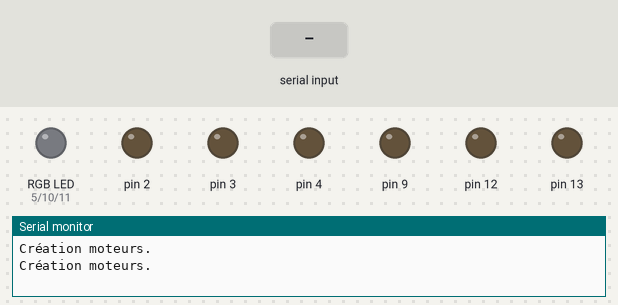
Bench run of a program on a simulated Arduino Uno, built with avr-gcc and run on an emulated ATmega328P. On the bench: an RGB LED mixed from three pins (HIGH = lit), output pins drawn as LEDs (lit = HIGH), the last lines printed to the serial monitor. The inputs (shaded band) are chosen by the test bench.

Above: at 1.2 s.
1.3 s: "f" received over the second serial link
At 2.0 s:
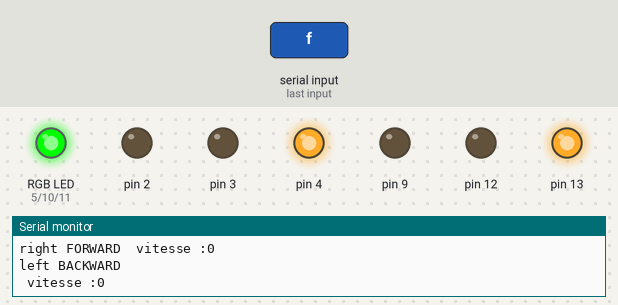
2.8 s: "b" received over the second serial link
At 3.3 s:
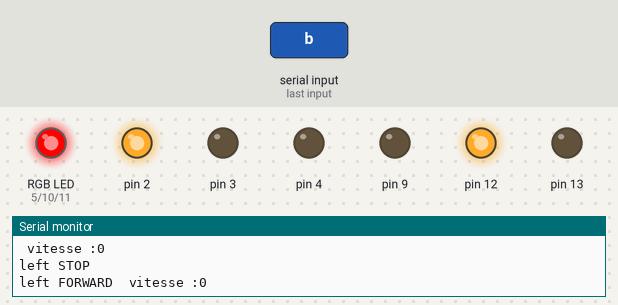
4.5 s: "r" received over the second serial link
At 5.8 s:
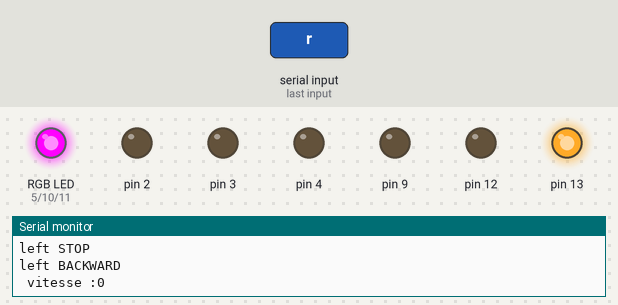
6.2 s: "l" received over the second serial link
At 7.0 s:
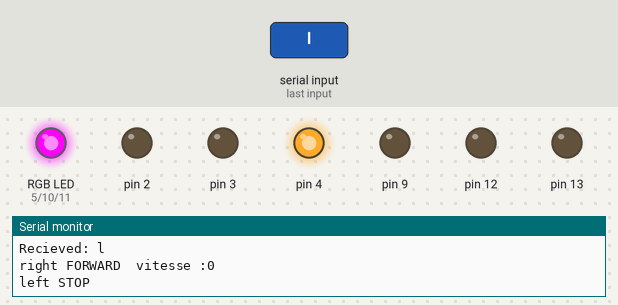
7.7 s: "1" received over the second serial link
At 8.1 s:
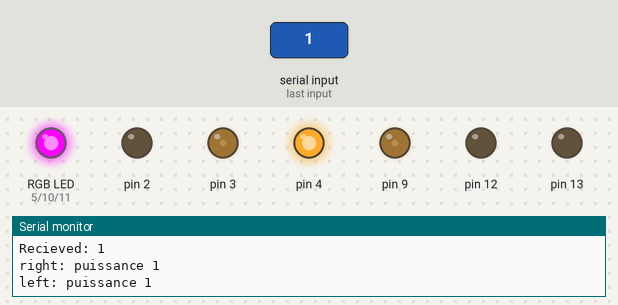
9.2 s: "s" received over the second serial link
At 10.4 s:
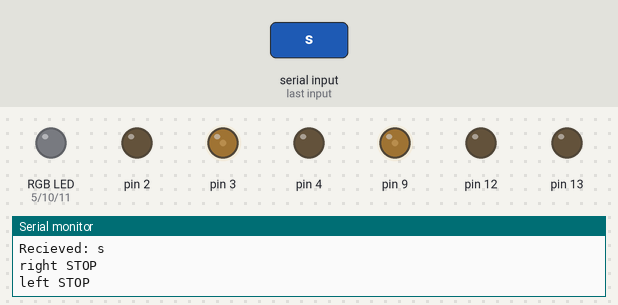
Timing chart, 0 to 11.7 s (numbered marks = the images above; inputs shaded):
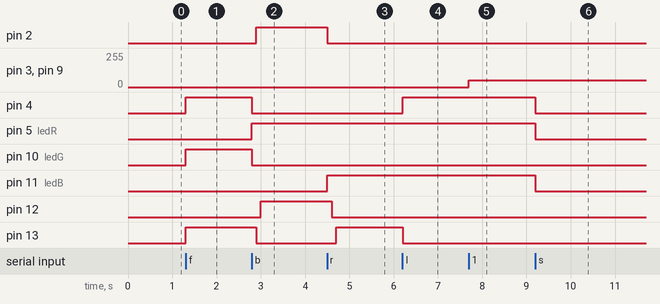

The program:

main.cpp
```cpp
#include <Arduino.h>
#include <SoftwareSerial.h>
#include "motors.h"

//déclaration des pins pour le module bluetooth
const byte rxPin = 7;
const byte txPin = 6;
SoftwareSerial BTSerial = SoftwareSerial (rxPin, txPin);
char status;

//déclaration des pins pour les leds RGB
const int ledR = 5;
const int ledG = 10;
const int ledB = 11;

//déclaration des pins pour les moteurs
int go_right_wheel = 4;
int back_right_wheel = 2;
int go_left_wheel = 12;
int back_left_wheel = 13;
int enA = 3;
int enB = 9;
Motors rightMotor = Motors();
Motors leftMotor = Motors();

void setup() //fonction de configuration principale
{
  Serial.begin(115200);

  pinMode(rxPin, INPUT);
  pinMode(txPin, OUTPUT);
  BTSerial.begin(9600);

  pinMode(ledR, OUTPUT);
  pinMode(ledG, OUTPUT);
  pinMode(ledB, OUTPUT);

  rightMotor = Motors(go_right_wheel, back_right_wheel, enA, "right");
  leftMotor = Motors(go_left_wheel, back_left_wheel, enB, "left");
}

void loop() //fonction principale
{
    if (BTSerial.available() > 0) {
      status = BTSerial.read();
      Serial.print("Recieved: ");
      Serial.println(status);
      switch (status) {
        case 'f': //avancer
          analogWrite(ledR, 0);
          analogWrite(ledG, 255);
          analogWrite(ledB, 0);
          rightMotor.horaire();
          leftMotor.anti_horaire();
          break;
        case 'b': //reculer
          analogWrite(ledR, 255);
          analogWrite(ledG, 0);
          analogWrite(ledB, 0);
          rightMotor.anti_horaire();
          leftMotor.horaire();
          break;
        case 'r': //tourner à droite
          analogWrite(ledR, 255);
          analogWrite(ledG, 0);
          analogWrite(ledB, 255);
          rightMotor.stop();
          leftMotor.anti_horaire();
          break;
        case 'l': //tourner à gauche
          analogWrite(ledR, 255);
          analogWrite(ledG, 0);
          analogWrite(ledB, 255);
          rightMotor.horaire();
          leftMotor.stop();
          break;
        case 's': //arrêter le robot
          analogWrite(ledR, 0);
          analogWrite(ledG, 0);
          analogWrite(ledB, 0);
          rightMotor.stop();
          leftMotor.stop();
          break;
        case '1': //accélérer
          rightMotor.accelerate();
          leftMotor.accelerate();
          break;
        case '2': //décélérer
          rightMotor.decelerate();
          leftMotor.decelerate();
          break;
      }
    }
}

//faire attention aux sens de rotation des moteurs, 
```

motors.h
```cpp
/*
** EPITECH PROJECT, 2024
** .h
** File description:
** for robocop project
*/

#ifndef MOTORS_H_
    #define MOTORS_H_

enum EDirection {
    FORWARD,
    BACKWARD,
    STOP
};

class Motors {
    private:
        int sens_horaire = 0; //pin number gpio port entrée sortie
        int sens_anti_horaire = 0;
        int enable = 0;
        EDirection direction;
        int vitesse = 0;
        const char *motors;
        void SetSpeed();
    public:
        void accelerate();
        void decelerate();
        void horaire();
        void anti_horaire();
        void stop();
        Motors(); // je triche
        Motors(int horaire, int anti_horaire, int enable, const char *motors);
};

#endif /* !MOTORS_H_ */
```

motors.cpp
```cpp
#include <Arduino.h>
#include "motors.h"

Motors:: Motors() {} //constructeur vide pour dévier la société

//constructeur de la classe Motors, c'est super pratique d'ailleurs
Motors::Motors(int horaire, int anti_horaire, int enable, const char *motors) {
    Serial.println("Création moteurs.");
    pinMode(horaire, OUTPUT);
    pinMode(anti_horaire, OUTPUT);
    pinMode(enable, OUTPUT);
    this->motors = motors;
    this->enable = enable; // récupération des valeurs des pins enA et enB
    sens_horaire = horaire;
    sens_anti_horaire = anti_horaire;
    direction = STOP;
    //this->stop(); // par sécurité, on arrête les moteurs dés le début du programme, ça casse tout finalement
}

void Motors::SetSpeed() { // fonction pour régler la vitesse des moteurs
    int puissance = map(vitesse, 0, 9, 25, 255); // map permet de convertir une valeur d'un intervalle à un autre
    analogWrite(enable, puissance);
    Serial.print(this->motors);
    Serial.print(": puissance ");
    Serial.println(vitesse);
}

void Motors::decelerate() { // fonction pour ralentir les moteurs
    vitesse--;
    if (vitesse < 0) {
        vitesse = 0;
    }
    this->SetSpeed();
}

void Motors::accelerate() { // fonction pour accélérer les moteurs
    vitesse++;
    if (vitesse > 9) {
        vitesse = 9;
    }
    this->SetSpeed();
}

void Motors::stop() { // fonction pour arrêter les moteurs
    digitalWrite(sens_horaire, LOW);
    digitalWrite(sens_anti_horaire, LOW);
    direction = STOP;
    delay(100);
    Serial.print(this->motors);
    Serial.println(" STOP ");
}

void Motors::horaire() { // fonction pour faire tourner les moteurs dans le sens horaire
    if (direction == BACKWARD) {
        this->stop();
    }
    digitalWrite(sens_horaire, HIGH);
    digitalWrite(sens_anti_horaire, LOW);
    direction = FORWARD;
    Serial.print(this->motors);
    Serial.print(" FORWARD ");
    Serial.print(" vitesse :");
    Serial.println( vitesse);
}

void Motors::anti_horaire() { // fonction pour faire tourner les moteurs dans le sens anti-horaire
    if (direction == FORWARD) {
        this->stop();
    }
    digitalWrite(sens_horaire, LOW);
    digitalWrite(sens_anti_horaire, HIGH);
    direction = BACKWARD;
    Serial.print(this->motors);
    Serial.println(" BACKWARD ");
    Serial.print(" vitesse :");
    Serial.println( vitesse);
}
```

Measured:
- after the input at 1.3 s, pin 4, pin 10 (ledG), pin 13: LOW → HIGH at once
- after the input at 2.8 s, pin 2: LOW → HIGH after 0.10 s; pin 4, pin 10 (ledG): HIGH → LOW at once; pin 5 (ledR): LOW → HIGH at once; pin 12: LOW → HIGH after 0.20 s; pin 13: HIGH → LOW after 0.10 s
- after the input at 4.5 s, pin 2: HIGH → LOW at once; pin 11 (ledB): LOW → HIGH at once; pin 12: HIGH → LOW after 0.10 s; pin 13: LOW → HIGH after 0.20 s
- after the input at 6.2 s, pin 4: LOW → HIGH at once; pin 13: HIGH → LOW at once
- after the input at 7.7 s, pin 3, pin 9: 0/255 → 50/255 at once
- after the input at 9.2 s, pin 4, pin 5 (ledR), pin 11 (ledB): HIGH → LOW at once
